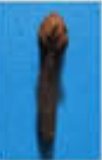
#> input picture baik1.PNG, 102 x 160 px, found by its file name
$ jupyter execute 'Cengkeh Baik.ipynb'
#> lines starting #> are read from the running program, lines starting #| are printed output that depends on the picture
[cell 1]
import cv2
import numpy as np
import matplotlib.pyplot as plt

[cell 2]
img = cv2.imread('./baik1.png')
#> img is the input picture: shape (160, 102, 3); mean B, G, R 179.2, 126.1, 48.4

[cell 3]
img = cv2.cvtColor(img, cv2.COLOR_BGR2RGB)
plt.imshow(img)

[cell 4]
hsv = cv2.cvtColor(img, cv2.COLOR_RGB2HSV)
#> hsv: shape (160, 102, 3); mean H, S, V 95.3, 179.3, 182
plt.imshow(img)

[cell 5]
lu=img[...,0].flatten()
#> lu = 16320 values, max 209 at index 101, min 0 at index 5753, mean 48.43
hist_h = plt.hist(lu,256)
plt.show()
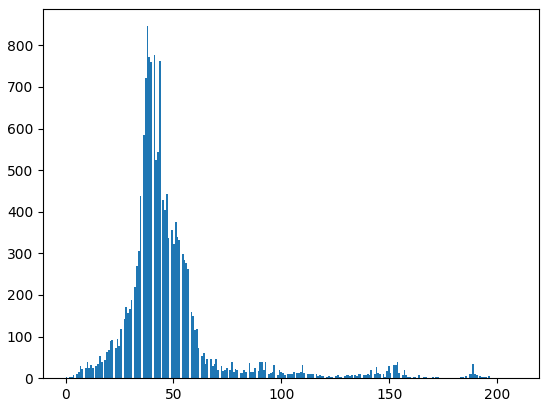
#> figure drawn by matplotlib, 1 panel; tallest bar 846 high, from x = 37.55 to 38.37

[cell 6]
lu=img[...,1].flatten()
#> lu = 16320 values, max 226 at index 101, min 7 at index 4529, mean 126.1
hist_s = plt.hist(lu,256)
plt.show()
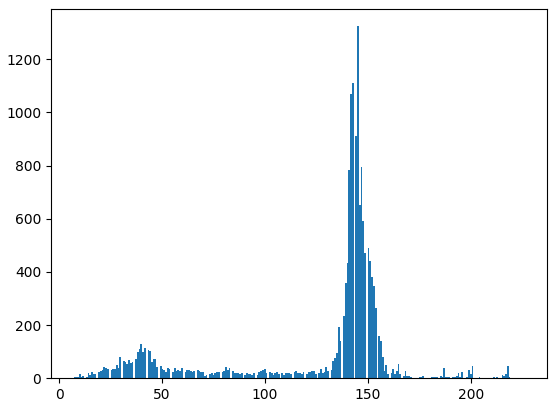
#> figure drawn by matplotlib, 1 panel; tallest bar 1324 high, from x = 144.7 to 145.6

[cell 7]
hist_h[1]
#> Out = 257 values from 0 to 209

[cell 8]
hist_s[1]
#> Out = 257 values from 7 to 226

[cell 9]
ukuran_baik = 0
warna_baik = 0

for index,value in enumerate(hist_h[1]):
    if (value >= 0.01 and value <= 0.07) and (hist_s[1][index] >= 0.1 and hist_s[1][index] <= 0.6):
        ukuran_baik += 1

    if (value >= 0.6 and value <= 1) and (hist_s[1][index] >= 0 and hist_s[1][index] <= 0.15):
        warna_baik += 1
#> this loop made 257 passes
#> value on passes 1 to 3: 0, 0.816, 1.63
#> after the loop, ukuran_baik = 0; warna_baik = 0
ukuran_baik = ukuran_baik/hist_h[1].shape[0]*100
#print(ukuran_baik)
#print(warna_baik)

ukuran = False
warna = False
if ukuran_baik>0.01:
    ukuran = True

if warna_baik<500:
    warna = True

if ukuran==True and warna==True:
    print("Cengkeh Baik")
else:
    print("Cengkeh Buruk")

$ run again, with baik2.PNG copied over baik1.PNG
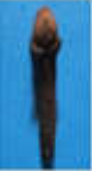
#> input picture baik2.PNG, 92 x 171 px, found by its file name
#> img is the input picture: shape (171, 92, 3); mean B, G, R 174.6, 124.2, 51.1
#> hsv: shape (171, 92, 3); mean H, S, V 96.1, 170.7, 177.1
#> `lu=img[...,0].flatten()`: lu = 15732 values, max 199 at index 1333, min 0 at index 15224, mean 51.07
#> `plt.show()`:
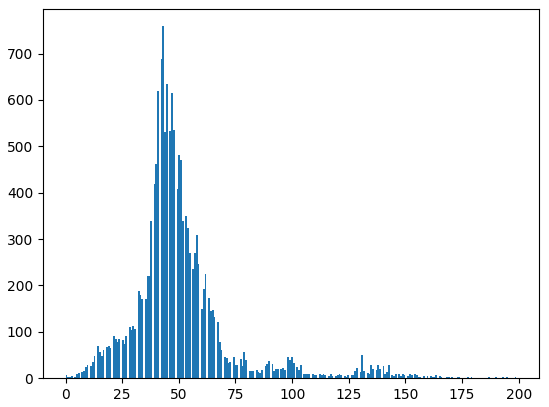
#> figure drawn by matplotlib, 1 panel; tallest bar 759 high, from x = 42.75 to 43.53
#> `lu=img[...,1].flatten()`: lu = 15732 values, max 212 at index 15731, min 7 at index 5104, mean 124.2
#> `plt.show()`:
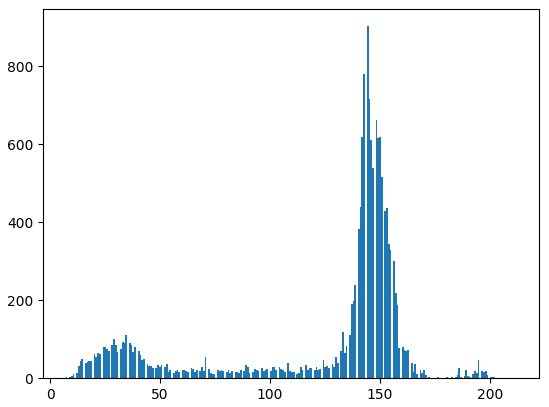
#> figure drawn by matplotlib, 1 panel; tallest bar 903 high, from x = 143.9 to 144.7
#> `hist_h[1]`: Out = 257 values from 0 to 199
#> `hist_s[1]`: Out = 257 values from 7 to 212
#> the loop `for index,value in enumerate(hist_h[1]):` made 257 passes
#> value on passes 1 to 3: 0, 0.777, 1.55
#> after the loop `for index,value in enumerate(hist_h[1]):`: ukuran_baik = 0
